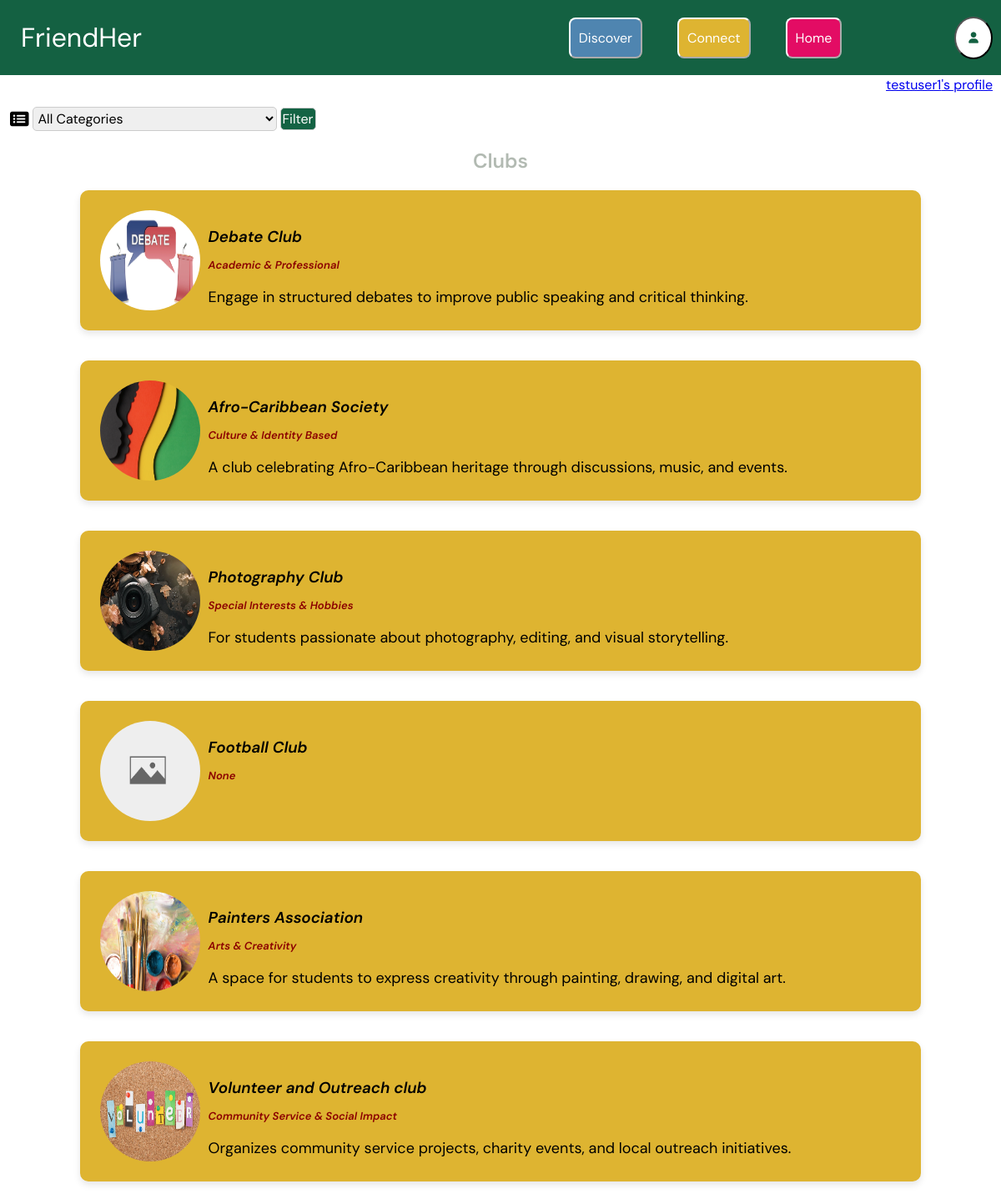
Screenshot of /discover/ (signed in) with the database file from the repository.
### core/models.py (models this page shows, shortened)
class Club (models.Model):
    id = models.UUIDField(primary_key=True, default=uuid.uuid4) #gives each club a unique ID and makes this the primary key
    club_name = models.CharField(max_length=100) #each club has a unique name (validation should exist in the view)
    image = models.ImageField(upload_to='club_profile_images', default='blank_club_profile_image.png')
    description = models.TextField(blank=True,  max_length=300) #each club should have a description
    CLUB_CATEGORIES = [
        ('Academic', 'Academic & Professional'),
        ('Sport', 'Sports & Recreation'),
        ('Arts', 'Arts & Creativity'),
        ('Identity', 'Culture & Identity Based'),
        ('Community', 'Community Service & Social Impact'),
        ('Interests', 'Special Interests & Hobbies'),
        ('Other', 'Other')
    ]
    club_category = models.CharField(choices=CLUB_CATEGORIES, max_length=30, blank=True, null=True) #each club has a category

### core/views.py (the view)
# urls.py: path("discover/", views.discover, name="discover"),
@login_required(login_url="login")
def discover(request):
    category = request.GET.get('category') #get the parameters necessary for the filter
    clubs=Club.objects.all().order_by("id") #show all clubs, order them by their id
    if category: #if a category is passed
        clubs = clubs.filter(club_category=category) #'clubs' variable now becomes all clubs under this category
    return render(request, 'discover.html', {"clubs":clubs}) #render the discover.html page

### templates/discover.html (shortened to what this page needs)
{% extends "base.html" %}
{% load static %}
{% block style %}
<link rel="stylesheet" href="{% static 'core/clubs.css' %}">
<link rel="stylesheet" href="{% static 'core/style.css' %}">
<link rel="stylesheet" href="{% static 'core/nav.css' %}">
{% endblock %}
{% block content %}
<div class="topnav">
    <h1>FriendHer</h1>
    <div class="button-container">
        <button class="button discoverbutton" onclick="window.location.href='/discover'">Discover</button>
        <button class="button connectbutton" onclick="window.location.href='/connect'">Connect</button>
        <button class="button homebutton" onclick="window.location.href='/'">Home</button>
        <button class="profileicon" onclick="window.location.href='/settings'"><i class ="fa-solid fa-user"></i></button>
    </div>
</div>
<div class ="topnav2">
    <p><a href="{% url 'profile' user.username %}"> {{user.username}}'s profile </a></p>
</div>
<div class="filter-form">
    <form method="GET" action="{% url 'discover' %}">
        <label for="category"><i class="fa-solid fa-rectangle-list fa-lg"></i></label>
        <select name="category" id = "category">
            <option value ="">All Categories</option>
        </select>
        <button type="submit" class ="filter-button"> Filter </button>
    </form>
</div>
<h2>Clubs</h2>
{% for club in clubs %}
    <div class="club-container">
        <img src="{{club.image.url}}" alt="Club profile image">
        <div class = "text-container">
            <h3> {{ club.club_name }}
                <span class ="club-category">
                    <p> {{club.get_club_category_display}} </p>
                </span>
            </h3>
            <p>{{club.description}}</p>
        </div>
    </div>
{% empty %}
    <h3>No clubs yet. Please contact your admin or come back later!</h3>
{% endfor %}
{% endblock %}

### static/core/style.css (style rules this page uses)
h1 { color:#146344; font-family: 'DM Sans', sans-serif; text-align: center; font-weight: 600; font-size: xx-large; }
h2 { color:#acb5aced; font-family: 'DM Sans', sans-serif; text-align: center; font-weight: 600; font-size: x-large; }
h3 { color:black; font-family: 'DM Sans', Helvetica, sans-serif; text-align: center; font-style: italic; font-weight: 600; }
p { font-family: 'DM Sans', 'Helvetica', sans-serif; text-align: center; }

### static/core/clubs.css (style rules this page uses)
.club-container { background-color:#deb431; border-radius: 10px; padding: 2%; margin-bottom: 3%; margin-inline: auto; width: 80%; display: flex; box-shadow: 0px 4px 8px rgba(0, 0, 0, 0.1); }
.club-container .text-container { display: flex; flex-direction: column; }
.club-container img { width:120px; height:120px; border-radius: 50%; margin-right: 1%; }
.club-container p, .club-container h3 { text-align: left; margin-bottom: 0%; }
.club-container p { font-size: large; }
.club-container .club-category p { font-size: small; color: darkred; }
.filter-form select, .filter-button { font-size: medium; font-family: 'DM Sans', Helvetica, sans-serif; padding: 2px; border-radius: 5px; border: 1px solid #ccc; }
.filter-form label { color: black; margin-left: 1%; }
.filter-form .filter-button { background-color:#146344; color: white }

### static/core/nav.css (style rules this page uses)
html, body { margin: 0; padding: 0; width: 100%; overflow-x: hidden; }
.topnav { display: flex; align-items: center; justify-content: space-between; background-color: #146142; width: 100%; position: fixed; top: 0; left: 0; right: 0; height: 90px; padding: 0 20px; z-index: 1000; }
.topnav .button-container { display: flex; gap: 10px; }
.topnav .profileicon { background-color: white; border-radius: 60%; color:#146142; padding: 15px; margin-right: 30px; margin-top: 11px; margin-bottom: 11px; }
.topnav .connectbutton { background-color:#deb431; border-color: white; border-radius: 8px; color: white; text-align: center; padding: 12px 10px; margin-right: 16px; margin-left: 16px; margin-top: 12px; margin-bottom: 12px; text-decoration: none; font-size: 16px; font-family: 'DM Sans', sans-serif; }
.topnav .discoverbutton { background-color:#4f85b0; border-color: white; border-radius: 8px; color: white; text-align: center; padding: 12px 10px ; margin-right: 16px; margin-left: 16px; margin-top: 12px; margin-bottom: 12px; text-decoration: none; font-size: 16px; font-family: 'DM Sans', sans-serif; }
.topnav .homebutton { float: right; background-color:#e30c64; border-color: white; border-radius: 8px; color: white; text-align: center; padding: 12px 10px; margin-right: 125px; margin-left: 16px; margin-top: 12px; margin-bottom: 12px; text-decoration: none; font-size: 16px; font-family: 'DM Sans', sans-serif; }
.topnav h1 { font-family: 'DM Sans', sans-serif; font-weight:400; float: left; margin-left: 5px; color: white }
.topnav2 p { font-family: 'DM Sans', sans-serif; color: black; text-align: right; font-size: 16px; margin-right: 10px; padding-top: 75px; padding-bottom: 0%; }

### rows the page displays
Club: image (picture), club_name "Debate Club", club_category "Academic & Professional", description "Engage in structured debates to improve public speaking and critical thinking."
Club: image (picture), club_name "Afro-Caribbean Society", club_category "Culture & Identity Based", description "A club celebrating Afro-Caribbean heritage through discussions, music, and events."
Club: image (picture), club_name "Photography Club", club_category "Special Interests & Hobbies", description "For students passionate about photography, editing, and visual storytelling."
Club: image (placeholder picture), club_name "Football Club", club_category "None"
Club: image (picture), club_name "Painters Association", club_category "Arts & Creativity", description "A space for students to express creativity through painting, drawing, and digital art."
Club: image (picture), club_name "Volunteer and Outreach club", club_category "Community Service & Social Impact", description "Organizes community service projects, charity events, and local outreach initiatives."

### other values shown
{{ user.username }} "testuser1"
